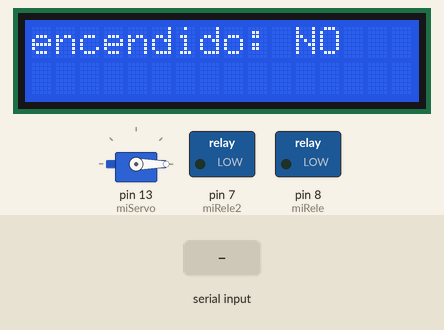
The sketch below on a simulated Arduino Uno, built with avr-gcc and run on an emulated ATmega328P. Shown: 16×2 character LCD, servo, switched loads named in the sketch (green lamp = pin HIGH). Inputs (shaded band) come from the test bench.

Above: at 2.2 s.
2.3 s: "A" received over the second serial link
At 3.7 s:
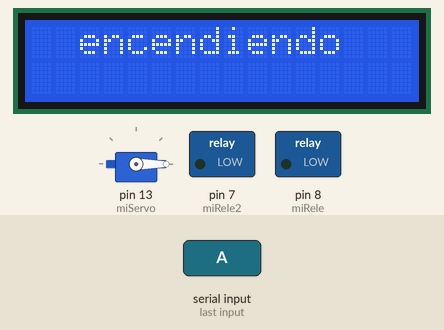
At 11.0 s:
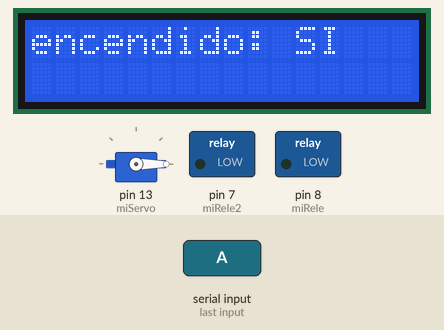
Timing chart, 0 to 11.3 s (numbered marks = the images above; inputs shaded):
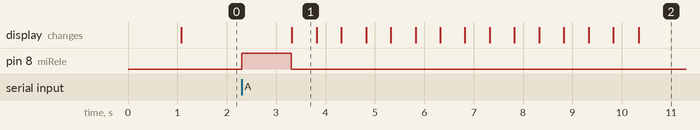

The sketch:

MateArduino.ino
```cpp
#include <SoftwareSerial.h>
#include <Servo.h>
#include <Wire.h>
#include <LiquidCrystal_I2C.h>

LiquidCrystal_I2C lcd(0x27,16,2);
SoftwareSerial sw(2,3);
char letra;
Servo miServo;

int posicionInicial = 0;
int posicionFinal = 90;
int miRele = 8;
int miRele2 = 7;
String encender="NO";

void setup(){
    lcd.init();
    lcd.backlight();

    miServo.attach(13);
    miServo.write(posicionInicial);
    delay(1000);
    pinMode(miRele,OUTPUT);
    pinMode(miRele2,OUTPUT);
    sw.begin(9600);

}

void mensajeinicio(){
  lcd.setCursor(0, 0);

  lcd.print("encendido: ");
  lcd.print(encender);
}

void loop(){

  mensajeinicio();

  if(sw.available())
      letra = sw.read();


  if(letra=='A'){


    digitalWrite(miRele,HIGH);
 	delay(1000);

    digitalWrite(miRele,LOW);
    if(encender=="NO"){
        lcd.clear();

        lcd.setCursor(3, 0);

        lcd.print("encendiendo");
    }
    else{
      lcd.clear();

      lcd.setCursor(3, 0);

      lcd.print("apagando");
    }
    for(int i=0;i<=13;i++){
       lcd.scrollDisplayLeft();
      delay(500);
    }
    if(encender=="NO"){
      encender="SI";
    }
    else{
      encender="NO";
    }
    letra='D';
    lcd.clear();
  }
  if(letra=='B'){


    digitalWrite(miRele2,HIGH);
 	delay(1000);


    digitalWrite(miRele2,LOW);
    letra='D';
    lcd.clear();

  lcd.setCursor(2, 0);

  lcd.print("sirviendo agua!");
  for(int i=0;i<=13;i++){
       lcd.scrollDisplayLeft();
      delay(500);
    }
    lcd.clear();
  }
    if(letra=='C'){


  miServo.write(posicionFinal);
     lcd.clear();

  lcd.setCursor(0, 0);

  lcd.print("sirviendo yerba!");
 for(int i=0;i<=15;i++){
       lcd.scrollDisplayLeft();
      delay(500);
    }


  miServo.write(posicionInicial);

  lcd.clear();

  letra='D';

  }
  if(letra=='E'){
    miServo.write(posicionInicial);
  }

}
```

Measured:
- after the input at 2.3 s, pin 8 (miRele): LOW → HIGH at once, → LOW 1.0 s later; the display: changes after 1.0 s (image 1)
- what the display in image 1 shows lasts 0.5 s, from 3.3 s to 3.8 s
